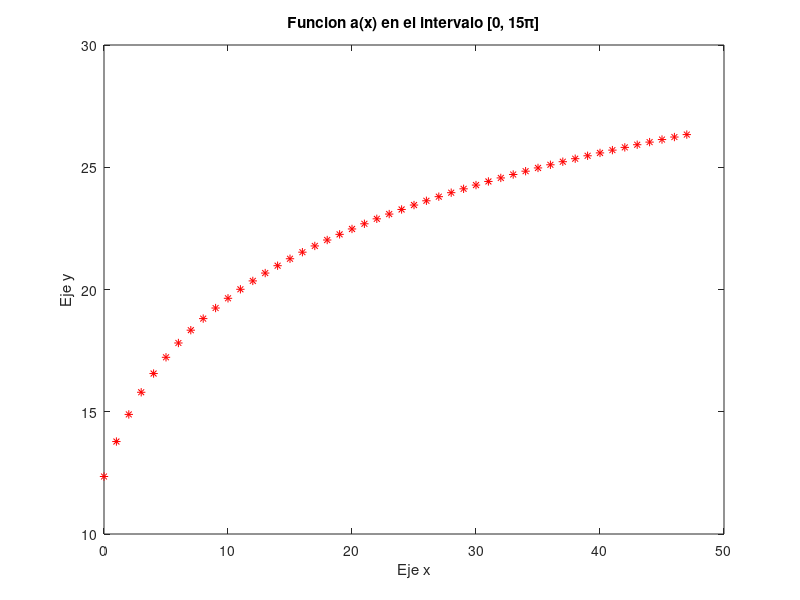
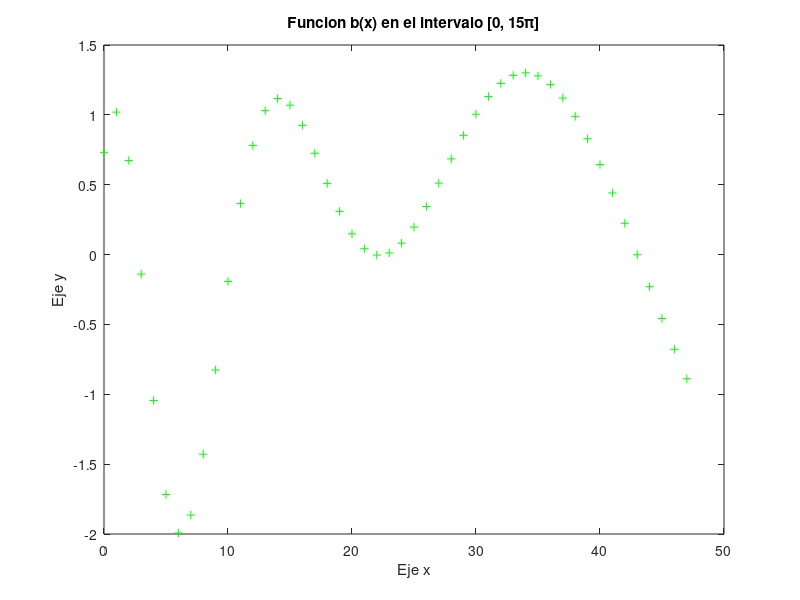
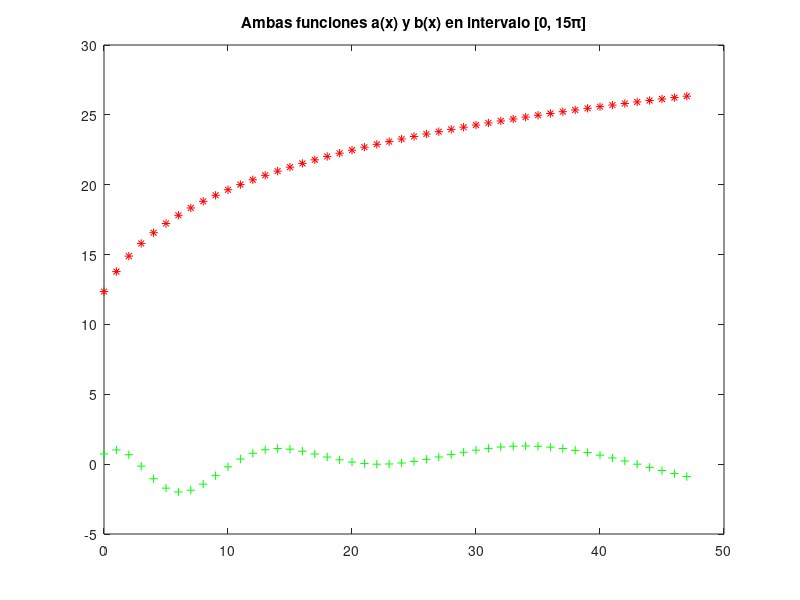
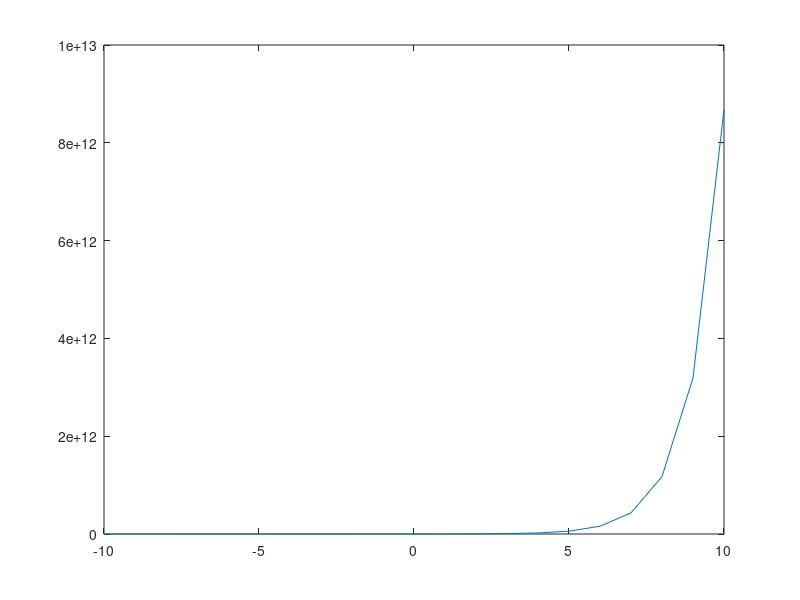

Write the MATLAB code that produced these figures, in order.
%%%% PRIMERA PARTE %%%%

% Graficar por separado y en conjunto, las funciones
% a(x) = 8log5(4x + 12) (2)
% b(x) = sen(6(log2(x + 9))) + cos(7(log6(4x + 32)))

% La primera funcion debe ser graficada en rojo con *, 
% la segunda con + y en verde, en el
% intervalo [0, 15π] con un espacio entre ellos de 0.01.

%%%% DESARROLLO %%%%

% Se define el intervalo de x
x = 0:15*pi;

% Se guarda la primera funcion en la variable a
a = 8 * (log(4 * x + 12) / log(5));

% Se genera el grafico y se coloca nombre a los ejes 
figure, plot(x, a, '*r');
title('Funcion a(x) en el intervalo [0, 15π]');
xlabel('Eje x');
ylabel('Eje y');

% Se guarda la segunda funcion en b
b = sin(6 * (log(x + 9) / log(2))) + cos(7 * (log(4*x + 32) / log(6)));

% Se genera el grafico y se coloca nombre a los ejes
figure, plot(x, b, '+g');
title('Funcion b(x) en el intervalo [0, 15π]');
xlabel('Eje x');
ylabel('Eje y');

% Se genera el grafico y se grafica la funcion a, se coloca el titulo
figure, plot(x, a, '*r')
title('Ambas funciones a(x) y b(x) en intervalo [0, 15π]')

hold on

% Se grafica la segunda funcion
plot(x, b, '+g')

hold off

%%%% PRIMERA PARTE 2 %%%%

% Graficar en escala normal y logaritmica la siguiente funcion (2 graficos):

%  c(x) = 6e^x+18

% Con colores y estilo a eleccion, cuadriculando la figura (grilla) 
% en el intervalo [–10, 10] con espaciado de 0.05. 
% Haga una pequenia comparacion de los graficos generados, indicando posibles
% ventajas y desventajas de cada una de las escalas usadas.

%%%% DESARROLLO %%%%

% Se guarda el intervalo en x
x = -10:10;

% Se guarda la funcion en c
c = 6 * exp(x+18);

% Se genera el grafico y se coloca el titulo
figure, plot(x, c);



